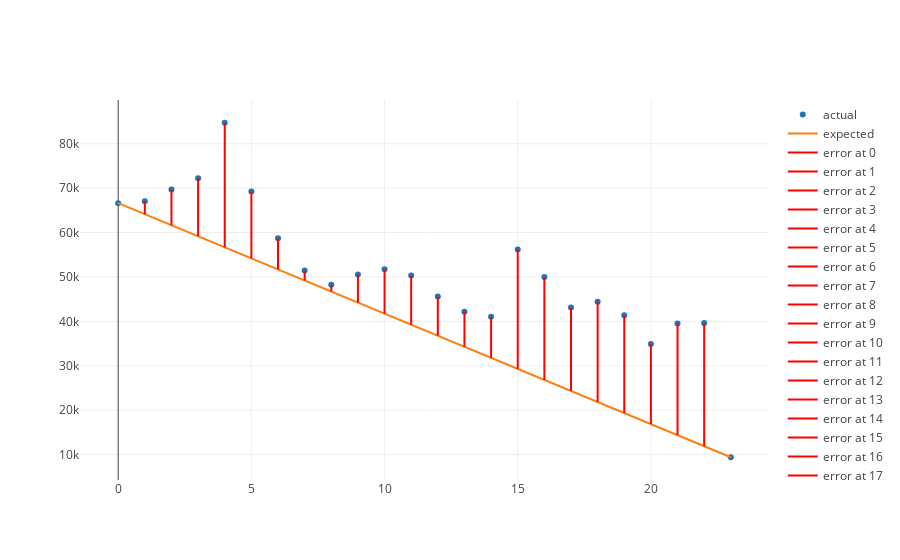

Source (notebook cell):
### Markdown cell above
Now of course what we want to see is not just how our model fits our first three points, but how well our model fits all of our data.  So we don't just want to calculate the error for our first three points, but calculate our total error for all of our points.

### Code cell
from linear_equations import build_regression_line
from graph import m_b_trace, plot, m_b_data, trace_values
from error import error_line_traces

scatter = {'x': months_since_september, 'y': revenues, 'mode': 'markers', 'name': 'actual'}
model = build_regression_line(list(range(0, 24)), revenues)
m = -2487.34
b = 66609
predicted_values = m_b_data(m, b, list(range(0, 24)))['y']

line = trace_values(months_since_september, predicted_values, mode = 'lines', name = 'expected')
error_traces = error_line_traces(months_since_september, revenues, m, b)
iplot([scatter, line] + error_traces)

### Figure 1 — Plotly figure (JSON) as saved in the notebook; plotly's stock layout.template omitted (floating-point values rounded to 4 significant figures)
{"data": [{"mode": "markers", "name": "actual", "type": "scatter", "uid": "c8fd8651-8409-4772-bd47-d3ca39eb04d7", "x": [0, 1, 2, 3, 4, 5, 6, 7, 8, 9, 10, 11, 12, 13, 14, 15, 16, 17, 18, 19, 20, 21, 22, 23], "y": [66609, 67048, 69664, 72238, 84721, 69224, 58697, 51430, 48239, 50574, 51707, 50305, 45590, 42180, 41054, 56182, 49965, 43094, 44414, 41393, 34903, 39535, 39627, 9400]}, {"mode": "lines", "name": "expected", "text": [], "type": "scatter", "uid": "92d5d246-e30b-4690-a719-ab0e70626502", "x": [0, 1, 2, 3, 4, 5, 6, 7, 8, 9, 10, 11, 12, 13, 14, 15, 16, 17, 18, 19, 20, 21, 22, 23], "y": [66609, 64120.0, 61630.0, 59150.0, 56660.0, 54170.0, 51680.0, 49200.0, 46710.0, 44220.0, 41740.0, 39250.0, 36760.0, 34270.0, 31790.0, 29300.0, 26810.0, 24320.0, 21840.0, 19350.0, 16860.0, 14370.0, 11890.0, 9400.0]}, {"marker": {"color": "red"}, "mode": "lines", "name": "error at 0", "text": ["0.0"], "textposition": "top right", "type": "scatter", "uid": "4006880e-e162-4cf3-829a-da56791c4a1c", "x": [0, 0], "y": [66609, 66609]}, {"marker": {"color": "red"}, "mode": "lines", "name": "error at 1", "text": ["2926.3399999999965"], "textposition": "top right", "type": "scatter", "uid": "422bbddb-c757-4136-b625-3b5acd843ca0", "x": [1, 1], "y": [67048, 64120.0]}, {"marker": {"color": "red"}, "mode": "lines", "name": "error at 2", "text": ["8029.68"], "textposition": "top right", "type": "scatter", "uid": "0d75e17a-7f14-4ab3-9c0b-d2829be28ee4", "x": [2, 2], "y": [69664, 61630.0]}, {"marker": {"color": "red"}, "mode": "lines", "name": "error at 3", "text": ["13091.020000000004"], "textposition": "top right", "type": "scatter", "uid": "9d3a5d3b-c674-4a7f-9024-b48e0851b58c", "x": [3, 3], "y": [72238, 59150.0]}, {"marker": {"color": "red"}, "mode": "lines", "name": "error at 4", "text": ["28061.36"], "textposition": "top right", "type": "scatter", "uid": "a3f84007-7aa1-4d22-9878-25dca466dc86", "x": [4, 4], "y": [84721, 56660.0]}, {"marker": {"color": "red"}, "mode": "lines", "name": "error at 5", "text": ["15051.699999999997"], "textposition": "top right", "type": "scatter", "uid": "f4042473-bd98-44cb-99e7-457ef2324ad0", "x": [5, 5], "y": [69224, 54170.0]}, {"marker": {"color": "red"}, "mode": "lines", "name": "error at 6", "text": ["7012.040000000001"], "textposition": "top right", "type": "scatter", "uid": "a7e5d78d-023b-46fe-8051-c20161fb93b1", "x": [6, 6], "y": [58697, 51680.0]}, {"marker": {"color": "red"}, "mode": "lines", "name": "error at 7", "text": ["2232.3800000000047"], "textposition": "top right", "type": "scatter", "uid": "00b41f43-50b5-421e-b8f9-fa190dbae7b8", "x": [7, 7], "y": [51430, 49200.0]}, {"marker": {"color": "red"}, "mode": "lines", "name": "error at 8", "text": ["1528.7200000000012"], "textposition": "top right", "type": "scatter", "uid": "59afab93-37e0-4146-bc72-01fd503484f2", "x": [8, 8], "y": [48239, 46710.0]}, {"marker": {"color": "red"}, "mode": "lines", "name": "error at 9", "text": ["6351.059999999998"], "textposition": "top right", "type": "scatter", "uid": "5170dfbf-abac-48b0-8fda-eb8cc7bb39d5", "x": [9, 9], "y": [50574, 44220.0]}, {"marker": {"color": "red"}, "mode": "lines", "name": "error at 10", "text": ["9971.400000000001"], "textposition": "top right", "type": "scatter", "uid": "cdb566e4-6bd7-4ed3-86c8-e9f5f28f1a22", "x": [10, 10], "y": [51707, 41740.0]}, {"marker": {"color": "red"}, "mode": "lines", "name": "error at 11", "text": ["11056.740000000005"], "textposition": "top right", "type": "scatter", "uid": "4d3a66e3-1580-4157-a3de-abe1f193b2c6", "x": [11, 11], "y": [50305, 39250.0]}, {"marker": {"color": "red"}, "mode": "lines", "name": "error at 12", "text": ["8829.080000000002"], "textposition": "top right", "type": "scatter", "uid": "99601739-91ad-4787-9881-e88a2757479d", "x": [12, 12], "y": [45590, 36760.0]}, {"marker": {"color": "red"}, "mode": "lines", "name": "error at 13", "text": ["7906.419999999998"], "textposition": "top right", "type": "scatter", "uid": "0f03439e-be9b-49fa-8889-2e4a2103a9ca", "x": [13, 13], "y": [42180, 34270.0]}, {"marker": {"color": "red"}, "mode": "lines", "name": "error at 14", "text": ["9267.760000000002"], "textposition": "top right", "type": "scatter", "uid": "3519c0ac-573f-4ca5-9937-35c1ef9affb4", "x": [14, 14], "y": [41054, 31790.0]}, {"marker": {"color": "red"}, "mode": "lines", "name": "error at 15", "text": ["26883.100000000006"], "textposition": "top right", "type": "scatter", "uid": "fb3632ce-94a6-4e75-92d4-4c69b6a26a97", "x": [15, 15], "y": [56182, 29300.0]}, {"marker": {"color": "red"}, "mode": "lines", "name": "error at 16", "text": ["23153.440000000002"], "textposition": "top right", "type": "scatter", "uid": "6f568d1d-0057-4066-bd2c-55d1a09f2d08", "x": [16, 16], "y": [49965, 26810.0]}, {"marker": {"color": "red"}, "mode": "lines", "name": "error at 17", "text": ["18769.78"], "textposition": "top right", "type": "scatter", "uid": "91d38a66-7c33-48e1-8210-b2f5e98c8cfa", "x": [17, 17], "y": [43094, 24320.0]}, {"marker": {"color": "red"}, "mode": "lines", "name": "error at 18", "text": ["22577.120000000003"], "textposition": "top right", "type": "scatter", "uid": "6df369a4-b3a5-4e2a-862f-c14c96850447", "x": [18, 18], "y": [44414, 21840.0]}, {"marker": {"color": "red"}, "mode": "lines", "name": "error at 19", "text": ["22043.460000000006"], "textposition": "top right", "type": "scatter", "uid": "9665daa1-cb4d-44fa-8ae6-421e6186f711", "x": [19, 19], "y": [41393, 19350.0]}, {"marker": {"color": "red"}, "mode": "lines", "name": "error at 20", "text": ["18040.800000000003"], "textposition": "top right", "type": "scatter", "uid": "01d56523-5767-44d3-8333-13ec6cafc5bc", "x": [20, 20], "y": [34903, 16860.0]}, {"marker": {"color": "red"}, "mode": "lines", "name": "error at 21", "text": ["25160.14"], "textposition": "top right", "type": "scatter", "uid": "25ea4b2f-7a59-4937-a0b9-f0897cb20df9", "x": [21, 21], "y": [39535, 14370.0]}, {"marker": {"color": "red"}, "mode": "lines", "name": "error at 22", "text": ["27739.480000000003"], "textposition": "top right", "type": "scatter", "uid": "0c596b8e-4bed-4bd3-96f7-891f9e854199", "x": [22, 22], "y": [39627, 11890.0]}, {"marker": {"color": "red"}, "mode": "lines", "name": "error at 23", "text": ["-0.17999999999301508"], "textposition": "top right", "type": "scatter", "uid": "a20e8786-b72e-45e8-b7e7-c23497d041f8", "x": [23, 23], "y": [9400, 9400.0]}], "layout": {"autosize": true, "xaxis": {"autorange": true, "range": [-1.42, 24.42], "type": "linear"}, "yaxis": {"autorange": true, "range": [3883.0, 90240.0], "type": "linear"}}}
